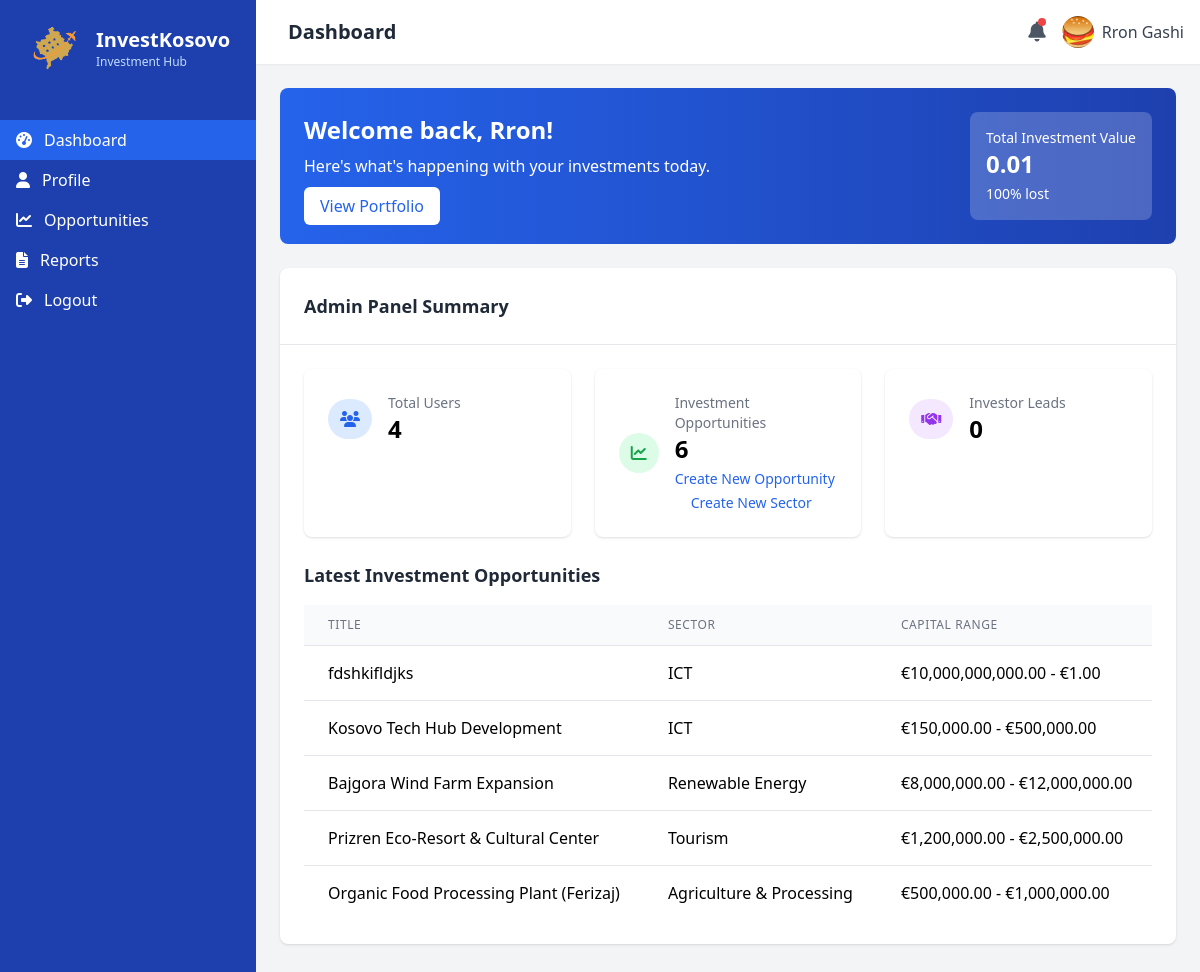
The page /dashboardi.php (signed in) on the database its author committed.
### tables this page shows
CREATE TABLE `users` (
  `user_id` int(11) NOT NULL,
  `full_name` varchar(100) NOT NULL,
  `email` varchar(150) NOT NULL,
  `password_hash` varchar(255) NOT NULL,
  `user_type` enum('investor','admin','expert') DEFAULT 'investor',
  `created_at` datetime DEFAULT current_timestamp(),
  `last_login` datetime DEFAULT NULL,
  `address` varchar(255) DEFAULT NULL,
  `phone` varchar(50) DEFAULT NULL,
  `city` varchar(100) DEFAULT NULL,
  `country` varchar(100) DEFAULT NULL,
  `profile_picture` varchar(255) DEFAULT NULL,
  `total_value` decimal(50,2) DEFAULT NULL,
  `total_invested` decimal(50,2) NOT NULL,
  `risk_profile` varchar(50) DEFAULT NULL,
  `investments_made` int(11) DEFAULT 0,
  `email_verified` tinyint(1) DEFAULT 0
);

CREATE TABLE `investment_opportunities` (
  `opportunity_id` int(11) NOT NULL,
  `title` varchar(150) NOT NULL,
  `sector_id` int(11) DEFAULT NULL,
  `capital_min` decimal(15,2) NOT NULL,
  `capital_max` decimal(15,2) NOT NULL,
  `risk_level` enum('low','medium','high') NOT NULL,
  `timeline_months` int(11) NOT NULL,
  `description` text NOT NULL,
  `contact_email` varchar(150) NOT NULL,
  `created_at` datetime DEFAULT current_timestamp(),
  `money_raised` decimal(15,2) DEFAULT 0.00,
  `goal` decimal(15,2) DEFAULT 0.00
);

CREATE TABLE `sectors` (
  `sector_id` int(11) NOT NULL,
  `name` varchar(100) NOT NULL,
  `description` text DEFAULT NULL
);

### dashboardi.php (the view, shortened to what this page needs)
<?php
include_once 'config.php';
$user_id = $_SESSION['user_id'];
$user_type = $_SESSION['user_type'];
$total_invested=$_SESSION['total_invested'];
if($total_invested==0):$total_value=0;else:$total_value=$_SESSION['total_value'];endif;
if($total_invested==0){$money_made=0;} else{
    $money_made=$total_value/$total_invested *100 -100;
}
$stmt = $pdo->prepare("SELECT * FROM users WHERE user_id = ?");
$stmt->execute([$user_id]);
$user = $stmt->fetch(PDO::FETCH_ASSOC);
$profilePic = !empty($user['profile_picture']) ? htmlspecialchars($user['profile_picture']) : 'https://randomuser.me/api/portraits/men/32.jpg';
function fetchSingleValue($pdo, $sql, $params = []) {
    $stmt = $pdo->prepare($sql);
    $stmt->execute($params);
    return $stmt->fetchColumn();
}
?>
<!DOCTYPE html>
<html lang="en">
<head>
    <script src="https://cdn.tailwindcss.com"></script>
    <link rel="stylesheet" href="https://cdnjs.cloudflare.com/ajax/libs/font-awesome/6.4.0/css/all.min.css">
</head>
<body class="bg-gray-100">
    <div class="flex h-screen overflow-hidden">
        <div class="sidebar bg-blue-800 text-white w-64 fixed h-full">
            <div class="p-4 flex items-center">
                <img class="h-16 w-auto" src="kosova1.png" alt="InvestKosovo Logo">
                <div class="logo-text">
                    <h1 class="text-xl font-bold">InvestKosovo</h1>
                    <p class="text-xs text-blue-200">Investment Hub</p>
                </div>
            </div>
            <nav class="mt-6">
                <div class="px-4 py-2 fafaroni">
                    <a href="dashboardi.php" class="flex items-center text-white">
                        <i class="fas fa-tachometer-alt mr-3"></i>
                        <span class="nav-text">Dashboard</span>
                    </a>
                </div>
                <div class="px-4 py-2 hover:bg-blue-700">
                    <a href="profilei.php" class="flex items-center text-white">
                        <i class="fas fa-user mr-3"></i>
                        <span class="nav-text">Profile</span>
                    </a>
                </div>
                <div class="px-4 py-2 hover:bg-blue-700">
                    <a href="opportunities.php" class="flex items-center text-white">
                        <i class="fas fa-chart-line mr-3"></i>
                        <span class="nav-text">Opportunities</span>
                    </a>
                </div>
                <div class="px-4 py-2 hover:bg-blue-700">
                    <a href="reports.php" class="flex items-center text-white">
                        <i class="fas fa-file-alt mr-3"></i>
                        <span class="nav-text">Reports</span>
                    </a>
                </div>
                <div class="px-4 py-2 hover:bg-blue-700">
                    <a href="logout.php" class="flex items-center text-white">
                        <i class="fas fa-sign-out-alt mr-3"></i>
                        <span class="nav-text">Logout</span>
                    </a>
                </div>
            </nav>
        </div>
        <div class="main-content flex-1 ml-64 overflow-auto">
            <header class="bg-white shadow-sm">
                <div class="flex justify-between items-center p-4">
                    <div class="flex items-center">
                        <h1 class="text-xl font-semibold text-gray-800 ml-4">Dashboard</h1>
                    </div>
                    <div class="flex items-center space-x-4">
                        <div class="relative">
                            <button class="text-gray-600 focus:outline-none">
                                <i class="fas fa-bell text-xl"></i>
                                <span class="absolute top-0 right-0 h-2 w-2 rounded-full bg-red-500"></span>
                            </button>
                        </div>
                        <div class="flex items-center">
                            <img src="<?php echo $profilePic; ?>" alt="User" class="h-8 w-8 rounded-full">
                            <span class="ml-2 text-gray-700"><?= htmlspecialchars($user['full_name'] ?? 'User') ?></span>
                        </div>
                    </div>
                </div>
            </header>
            <main class="p-6">
                <div class="bg-gradient-to-r from-blue-600 to-blue-800 rounded-lg p-6 text-white mb-6">
                    <div class="flex flex-col md:flex-row justify-between items-start md:items-center">
                        <div>
                            <h2 class="text-2xl font-bold mb-2">Welcome back, <?= htmlspecialchars(explode(' ', $user['full_name'] ?? 'User')[0]) ?>!</h2>
                            <p class="mb-4">Here's what's happening with your investments today.</p>
                            <a href="opportunity.php" class="bg-white text-blue-600 px-4 py-2 rounded-md font-medium hover:bg-blue-50 transition">
                                View Portfolio
                            </a>
                        </div>
                        <div class="mt-4 md:mt-0">
                            <div class="bg-white bg-opacity-20 p-4 rounded-lg">
                                <p class="text-sm">Total Investment Value</p>
                                <p class="text-2xl font-bold"><?php  echo $total_value ?></p>
                                <p class="text-sm mt-1"><?php echo abs($money_made); if( $money_made<0){?>% lost<?php } else { ?>% won<?php } ?></p>
                            </div>
                        </div>
                    </div>
                </div>
                <?php if ($user_type === 'admin'): ?>
                    <div class="bg-white rounded-lg shadow overflow-hidden mb-6">
                        <div class="p-6 border-b">
                            <h2 class="text-lg font-semibold text-gray-800">Admin Panel Summary</h2>
                        </div>
                        <div class="p-6">
                            <?php
                                $total_users = fetchSingleValue($pdo, "SELECT COUNT(*) FROM users");
                                $total_opportunities = fetchSingleValue($pdo, "SELECT COUNT(*) FROM investment_opportunities");
                                $total_leads = fetchSingleValue($pdo, "SELECT COUNT(*) FROM leads");
                            ?>
                            <div class="grid grid-cols-1 md:grid-cols-3 gap-6 mb-6">
                                <div class="bg-white rounded-lg shadow p-6">
                                    <div class="flex items-center">
                                        <div class="p-3 rounded-full bg-blue-100 text-blue-600 mr-4">
                                            <i class="fas fa-users"></i>
                                        </div>
                                        <div>
                                            <p class="text-gray-500 text-sm">Total Users</p>
                                            <p class="text-2xl font-bold"><?= htmlspecialchars($total_users) ?></p>
                                        </div>
                                    </div>
                                </div>
                                <div class="bg-white rounded-lg shadow p-6">
                                    <div class="flex items-center">
                                        <div class="p-3 rounded-full bg-green-100 text-green-600 mr-4">
                                            <i class="fas fa-chart-line"></i>
                                        </div>
                                        <div>
                                            <p class="text-gray-500 text-sm">Investment Opportunities</p>
                                            <p class="text-2xl font-bold"><?= htmlspecialchars($total_opportunities) ?></p>
                                            <a href="create-opportunity.php" class="text-blue-600 hover:underline text-sm mt-1 inline-block">Create New Opportunity</a>
                                            <a href="create-sector.php" class="text-blue-600 hover:underline text-sm mt-1 inline-block ml-4">Create New Sector</a>
                                        </div>
                                    </div>
                                </div>
                                <div class="bg-white rounded-lg shadow p-6">
                                    <div class="flex items-center">
                                        <div class="p-3 rounded-full bg-purple-100 text-purple-600 mr-4">
                                            <i class="fas fa-handshake"></i>
                                        </div>
                                        <div>
                                            <p class="text-gray-500 text-sm">Investor Leads</p>
                                            <p class="text-2xl font-bold"><?= htmlspecialchars($total_leads) ?></p>
                                        </div>
                                    </div>
                                </div>
                            </div>
                            <h3 class="text-lg font-semibold text-gray-800 mb-4">Latest Investment Opportunities</h3>
                            <?php
                                $stmt = $pdo->query("SELECT io.title, s.name AS sector, io.capital_min, io.capital_max, io.risk_level, io.timeline_months
                                                    FROM investment_opportunities io
                                                    LEFT JOIN sectors s ON io.sector_id = s.sector_id
                                                    ORDER BY io.created_at DESC
                                                    LIMIT 5");
                                $opportunities = $stmt->fetchAll(PDO::FETCH_ASSOC);
                            ?>
                            <div class="overflow-x-auto">
                                <table class="min-w-full divide-y divide-gray-200">
                                    <thead class="bg-gray-50">
                                        <tr>
                                            <th class="px-6 py-3 text-left text-xs font-medium text-gray-500 uppercase tracking-wider">Title</th>
                                            <th class="px-6 py-3 text-left text-xs font-medium text-gray-500 uppercase tracking-wider">Sector</th>
                                            <th class="px-6 py-3 text-left text-xs font-medium text-gray-500 uppercase tracking-wider">Capital Range</th>
                                        </tr>
                                    </thead>
                                    <tbody class="bg-white divide-y divide-gray-200">
                                        <?php foreach ($opportunities as $opp): ?>
                                            <tr>
                                                <td class="px-6 py-4 whitespace-nowrap"><?= htmlspecialchars($opp['title']) ?></td>
                                                <td class="px-6 py-4 whitespace-nowrap"><?= htmlspecialchars($opp['sector'] ?? 'N/A') ?></td>
                                                <td class="px-6 py-4 whitespace-nowrap">€<?= htmlspecialchars(number_format($opp['capital_min'], 2)) ?> - €<?= htmlspecialchars(number_format($opp['capital_max'], 2)) ?></td>
                                            </tr>
                                        <?php endforeach; ?>
                                    </tbody>
                                </table>
                            </div>
                        </div>
                    </div>
                <?php endif; ?>
            </main>
        </div>
    </div>
</body>
</html>

### dashboardi.php (style rules this page uses)
.sidebar { transition: all 0.3s ease; }
.main-content { transition: margin-left 0.3s ease; }
.fafaroni { background-color: #2563eb; }

### rows shown on the page
users: profile_picture (picture), full_name "Rron Gashi", full_name "Rron"
investment_opportunities: title "fdshkifldjks", sector.name "ICT", capital_min "10,000,000,000.00", capital_max "1.00"
investment_opportunities: title "Kosovo Tech Hub Development", sector.name "ICT", capital_min "150,000.00", capital_max "500,000.00"
investment_opportunities: title "Bajgora Wind Farm Expansion", sector.name "Renewable Energy", capital_min "8,000,000.00", capital_max "12,000,000.00"
investment_opportunities: title "Prizren Eco-Resort & Cultural Center", sector.name "Tourism", capital_min "1,200,000.00", capital_max "2,500,000.00"
investment_opportunities: title "Organic Food Processing Plant (Ferizaj)", sector.name "Agriculture & Processing", capital_min "500,000.00", capital_max "1,000,000.00"

### other values the page prints
$total_value "0.01"
abs($money_made) "100"
$total_users "4"
$total_opportunities "6"
$total_leads "0"
